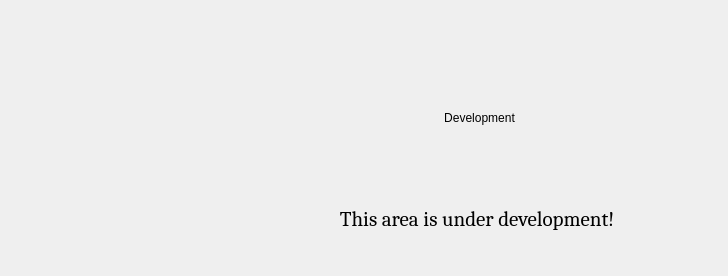
        <widget class="QWidget" name="page_3">
         <widget class="QWidget" name="layoutWidget">
          <property name="geometry">
           <rect>
            <x>240</x>
            <y>70</y>
            <width>479</width>
            <height>197</height>
           </rect>
          </property>
          <layout class="QVBoxLayout" name="verticalLayout_3">
           <item>
            <widget class="QLabel" name="label_6">
             <property name="text">
              <string>Development</string>
             </property>
             <property name="alignment">
              <set>Qt::AlignCenter</set>
             </property>
             <property name="margin">
              <number>10</number>
             </property>
            </widget>
           </item>
           <item>
            <widget class="QLabel" name="label_9">
             <property name="font">
              <font>
               <family>Cambria</family>
               <pointsize>16</pointsize>
              </font>
             </property>
             <property name="text">
              <string>This area is under development! </string>
             </property>
             <property name="alignment">
              <set>Qt::AlignCenter</set>
             </property>
             <property name="margin">
              <number>50</number>
             </property>
            </widget>
           </item>
          </layout>
         </widget>
        </widget>
